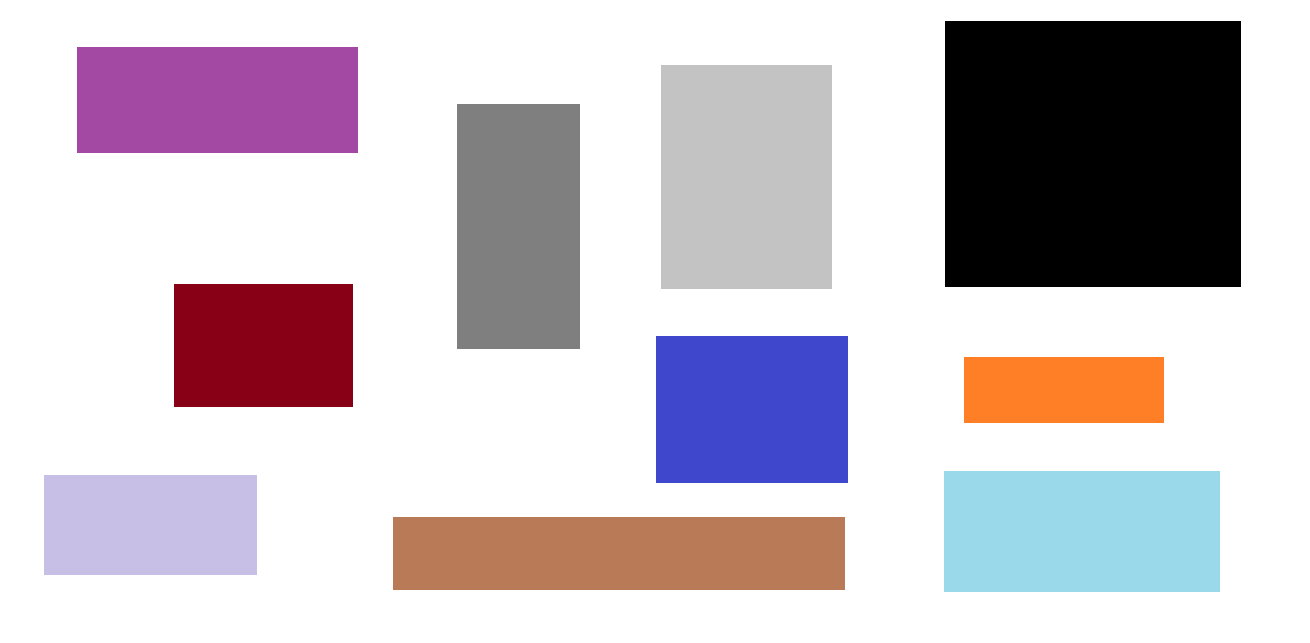
#> input picture CAS/cas2/rectangles.png, 1310 x 643 px, found by its file name
$ python conturs.py
#> lines starting #> are read from the running program, lines starting #| are printed output that depends on the picture; after the words box and inside, x2 and y2 are one past the last pixel; in counts of white or black regions, pixels touching at a corner belong together
import cv2
img = cv2.imread("CAS/cas2/rectangles.png",1)
#> img is the input picture: shape (643, 1310, 3); mean B, G, R 201.4, 194.3, 202.9

gray = cv2.cvtColor(img,cv2.COLOR_BGR2GRAY)
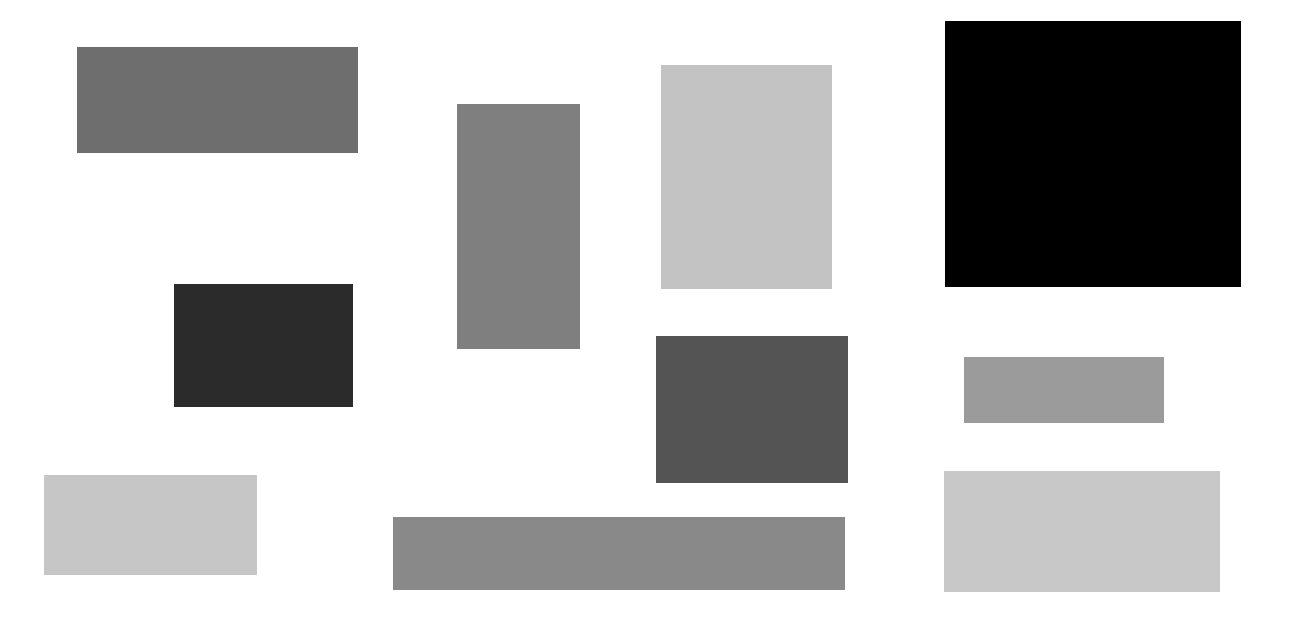
#> gray: shape (643, 1310); min 0, max 255, mean 197.6
edged = cv2.Canny(gray,50,200)#img,min,max#resmin kenarlarını bulur
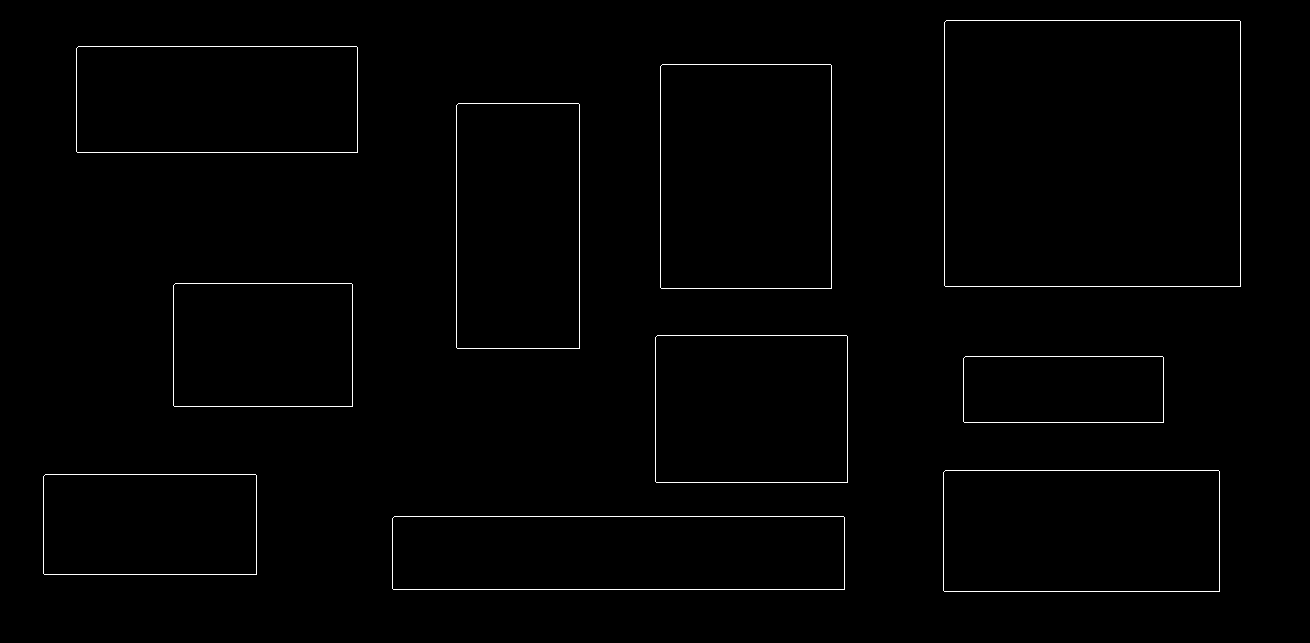
#> edged: shape (643, 1310); 0.91% white in thin lines or dots, all inside (x1, y1, x2, y2) = (43, 20, 1241, 592)

contours,hierarchy = cv2.findContours(edged,cv2.RETR_TREE,cv2.CHAIN_APPROX_SIMPLE)#img,hiyerarşi değer,yaklaşım modeli
#> contours = 20 contours; largest, box (x1, y1, x2, y2) and area: (944, 20, 1241, 287) 78733, (944, 20, 1241, 287) 78732, (660, 64, 832, 289) 38301, (660, 64, 832, 289) 38300, (943, 470, 1220, 592) 33393
print("number of counters: ",len(contours))
#| number of counters:  20

#finding biggest one
biggest_shape = max(contours,key=cv2.contourArea)
#> biggest_shape = [[946, 20], [944, 22], [944, 285], [945, 286], [1240, 286], [1240, 21], [1239, 20]]
smallest_shape = min(contours,key=cv2.contourArea)
#> smallest_shape = [[965, 356], [1162, 356], [1163, 357], [1163, 421], [1162, 422], [964, 422], [963, 421], [963, 358]]

for contour in contours:
    if (contour is not biggest_shape) or (contour is not smallest_shape):
        cv2.drawContours(img,[contour],-1,(0,0,255),5)
#> this loop made 20 passes
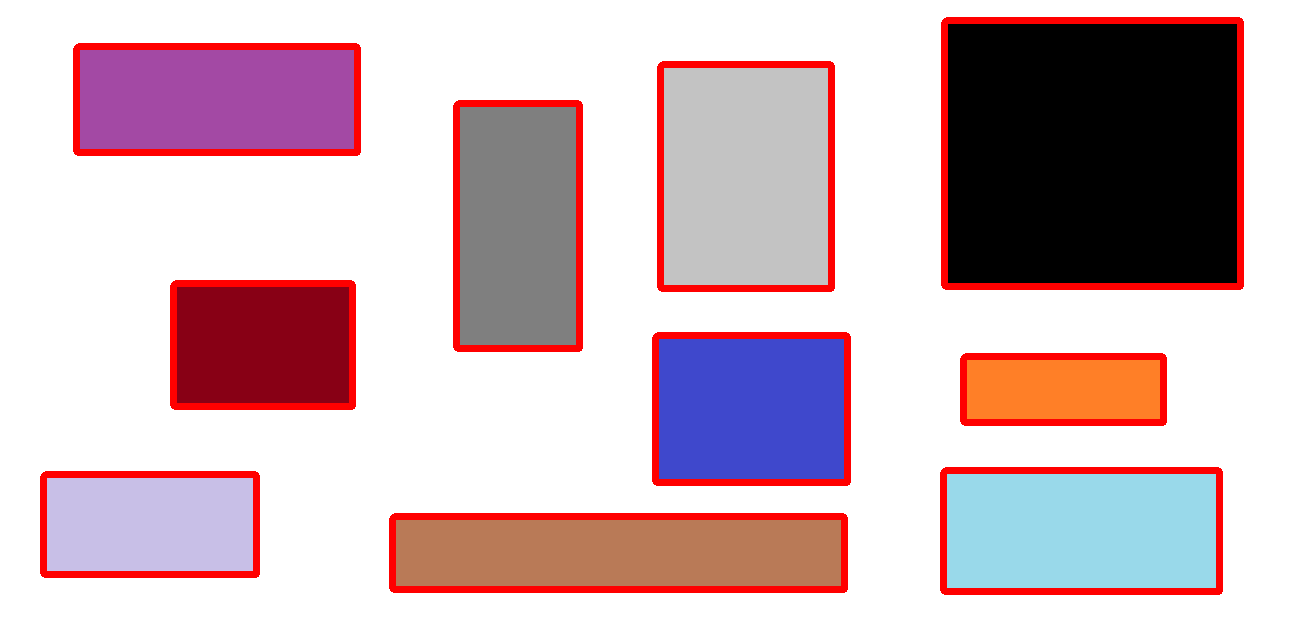
#> img: shape (643, 1310, 3); 6.37% of pixels changed, all inside (x1, y1, x2, y2) = (40, 17, 1244, 595)

cv2.drawContours(img,[biggest_shape],-1,(0,255,0),5)
cv2.drawContours(img,[smallest_shape],-1,(255,0,0),5)
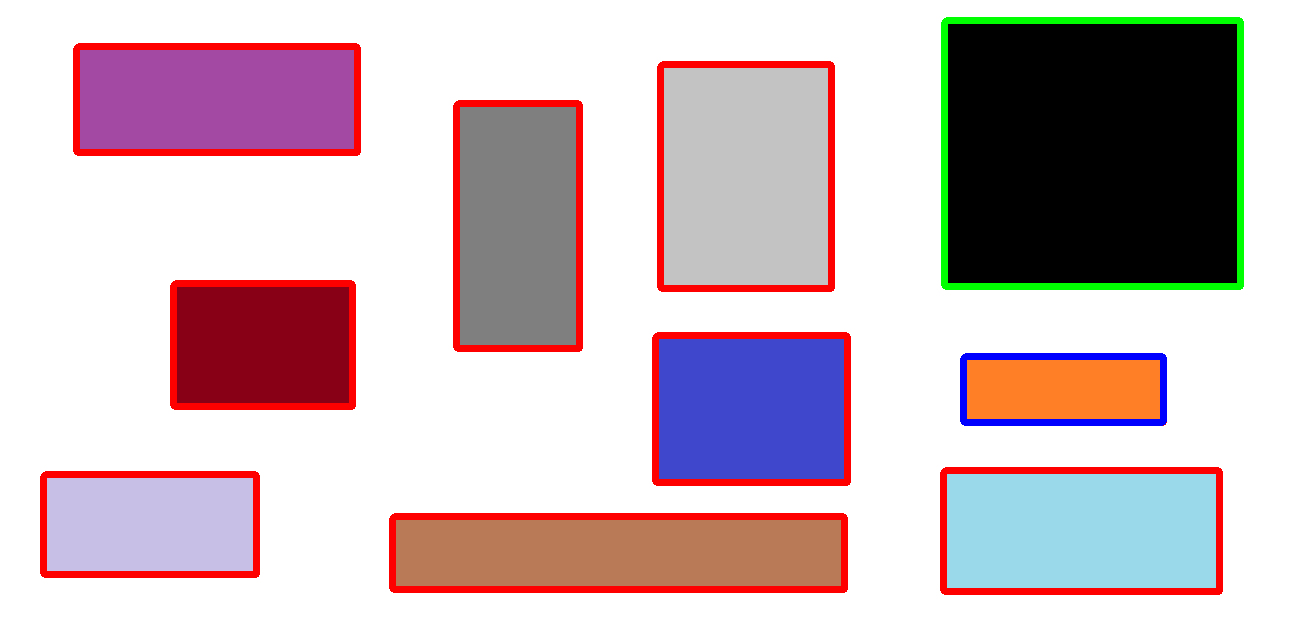
#> img: shape (643, 1310, 3); mean B, G, R 190.4, 185, 203
cv2.imshow("Originalcounters",img)

cv2.imwrite("CAS/cas2/img6.png",img)
cv2.waitKey(0)
cv2.destroyAllWindows()
